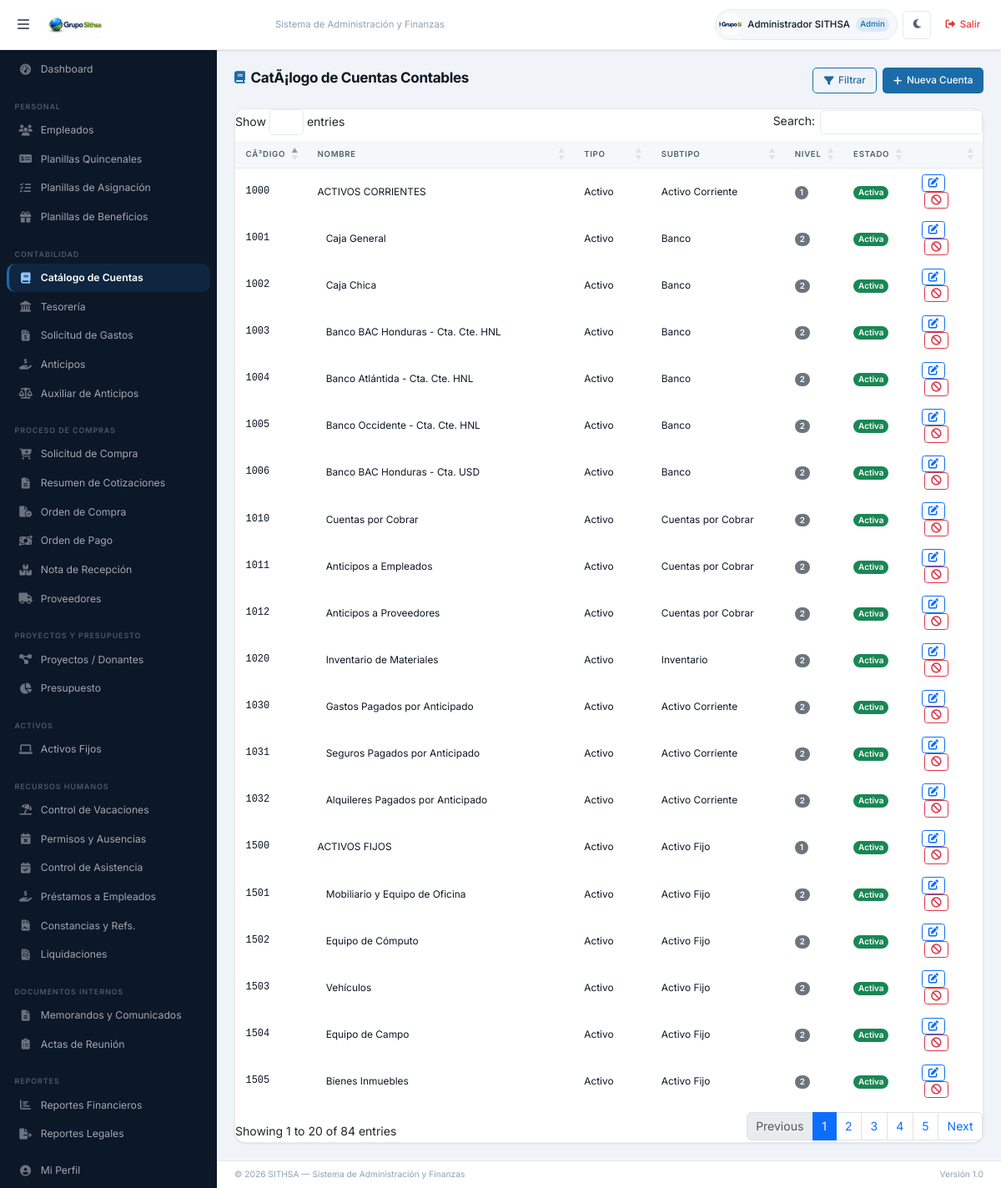
/cuentas.php (signed in), run on the app's committed database.
### tables this page shows
CREATE TABLE cuentas_contables (
    id INT AUTO_INCREMENT PRIMARY KEY,
    codigo VARCHAR(20) UNIQUE NOT NULL,
    nombre VARCHAR(200) NOT NULL,
    tipo ENUM('activo','pasivo','capital','ingreso','gasto','otro_ingreso','otro_gasto') NOT NULL,
    subtipo VARCHAR(100),
    cuenta_padre_id INT DEFAULT NULL,
    nivel INT DEFAULT 1,
    descripcion TEXT,
    activa TINYINT(1) DEFAULT 1,
    created_at TIMESTAMP DEFAULT CURRENT_TIMESTAMP,
    FOREIGN KEY (cuenta_padre_id) REFERENCES cuentas_contables(id) ON DELETE SET NULL
);

### config/auth.php (called while the page is built, shortened)
<?php
function currentUser() {
    return [
        'id'     => $_SESSION['usuario_id'] ?? null,
        'nombre' => $_SESSION['usuario_nombre'] ?? '',
        'rol'    => $_SESSION['usuario_rol'] ?? '',
        'email'  => $_SESSION['usuario_email'] ?? '',
        'foto'   => $_SESSION['usuario_foto']  ?? '',
    ];
}

### cuentas.php (the view, shortened to what this page needs)
<?php
require_once __DIR__ . '/config/db.php';
require_once __DIR__ . '/config/auth.php';
$cuentas = $pdo->query("SELECT c.*,p.nombre as padre_nombre FROM cuentas_contables c LEFT JOIN cuentas_contables p ON c.cuenta_padre_id=p.id ORDER BY c.codigo")->fetchAll();
$tipos   = ['activo'=>'Activo','pasivo'=>'Pasivo','capital'=>'Capital','ingreso'=>'Ingreso','gasto'=>'Gasto','otro_ingreso'=>'Otro Ingreso','otro_gasto'=>'Otro Gasto'];
include __DIR__ . '/includes/header.php';
?>
<div class="page-header">
  <h1><i class="fas fa-book"></i> CatÃ¡logo de Cuentas Contables</h1>
  <div class="d-flex gap-2">
    <button class="btn-sithsa-outline" data-bs-toggle="collapse" data-bs-target="#filtros"><i class="fas fa-filter"></i> Filtrar</button>
    <button class="btn-sithsa" data-bs-toggle="modal" data-bs-target="#modal-cuenta"><i class="fas fa-plus"></i> Nueva Cuenta</button>
  </div>
</div>
<div class="card">
  <div class="card-body p-0">
    <table id="tbl-cuentas" class="table-sithsa w-100">
      <thead><tr><th>CÃ³digo</th><th>Nombre</th><th>Tipo</th><th>Subtipo</th><th>Nivel</th><th>Estado</th><th></th></tr></thead>
      <tbody>
        <?php foreach ($cuentas as $c): ?>
        <tr data-tipo="<?= $c['tipo'] ?>">
          <td class="font-mono"><?= htmlspecialchars($c['codigo']) ?></td>
          <td><?= str_repeat('&nbsp;&nbsp;&nbsp;', $c['nivel']-1) ?><?= htmlspecialchars($c['nombre']) ?></td>
          <td><?= $tipos[$c['tipo']]??$c['tipo'] ?></td>
          <td><?= htmlspecialchars($c['subtipo']) ?></td>
          <td><span class="badge bg-secondary"><?= $c['nivel'] ?></span></td>
          <td><?= $c['activa'] ? '<span class="badge bg-success">Activa</span>' : '<span class="badge bg-danger">Inactiva</span>' ?></td>
          <td>
            <button class="btn btn-sm btn-outline-primary py-0 px-2" onclick='editCuenta(<?= json_encode($c) ?>)'><i class="fas fa-edit"></i></button>
            <button class="btn btn-sm btn-outline-danger py-0 px-2 ms-1" onclick="deleteRecord('cuentas.php',<?= $c['id'] ?>,()=>location.reload())"><i class="fas fa-ban"></i></button>
          </td>
        </tr>
        <?php endforeach; ?>
      </tbody>
    </table>
  </div>
</div>
<?php
include __DIR__ . '/includes/footer.php';
?>

### includes/header.php (shortened to what this page needs)
<?php
$user = currentUser();
$_avatarFoto = $user['foto'] ? BASE_URL . $user['foto'] : '';
?>
<!DOCTYPE html>
<html lang="es">
<head>
  <link rel="stylesheet" href="https://cdnjs.cloudflare.com/ajax/libs/font-awesome/6.5.0/css/all.min.css">
  <link rel="stylesheet" href="https://cdn.datatables.net/1.13.7/css/dataTables.bootstrap5.min.css">
  <link rel="stylesheet" href="https://cdn.jsdelivr.net/npm/bootstrap@5.3.2/dist/css/bootstrap.min.css">
  <link rel="stylesheet" href="https://cdn.jsdelivr.net/npm/flatpickr/dist/flatpickr.min.css">
  <link rel="stylesheet" href="https://cdn.jsdelivr.net/npm/select2@4.1.0-rc.0/dist/css/select2.min.css">
  <link rel="stylesheet" href="https://cdn.jsdelivr.net/npm/select2-bootstrap-5-theme@1.3.0/dist/select2-bootstrap-5-theme.min.css">
  <link rel="stylesheet" href="<?= BASE_URL ?>assets/css/sithsa.css">
</head>
<body>
<nav id="topbar">
  <button class="btn-hamburger" id="btn-toggle-sidebar" title="Menú">
    <i class="fas fa-bars"></i>
  </button>
  <div class="brand">
    <img src="<?= BASE_URL ?>assets/images/sithsa.jpeg" alt="SITHSA">
  </div>
  <span class="topbar-title">Sistema de Administración y Finanzas</span>
  <div class="topbar-right">
    <a href="<?= BASE_URL ?>perfil.php" class="topbar-user d-none d-md-flex" style="text-decoration:none;color:inherit">
      <div class="avatar" style="background:none;padding:0;overflow:hidden;flex-shrink:0">
        <img src="<?= $_avatarFoto ?: BASE_URL . 'assets/images/sithsa.jpeg' ?>"
             alt=""
             style="width:27px;height:27px;object-fit:cover;border-radius:50%;display:block;">
      </div>
      <span><?= htmlspecialchars($user['nombre']) ?></span>
      <span class="topbar-role"><?= ucfirst($user['rol']) ?></span>
    </a>
    <button id="btn-theme" onclick="toggleTheme()" title="Cambiar tema">
      <i class="fas fa-moon" id="theme-icon"></i>
    </button>
    <a href="<?= BASE_URL ?>logout.php" class="btn-logout" title="Cerrar sesión">
      <i class="fas fa-sign-out-alt"></i> <span class="d-none d-md-inline">Salir</span>
    </a>
  </div>
</nav>
<?php include __DIR__ . '/sidebar.php'; ?>
<main id="main-content">

### includes/sidebar.php (shortened to what this page needs)
<?php
$cur = basename($_SERVER['PHP_SELF']);
function sidebarItem(string $file, string $icon, string $label, string $cur, string $badge = ''): string {
    $active = ($cur === $file) ? 'active' : '';
    $b = $badge ? "<span class=\"badge-count\">{$badge}</span>" : '';
    return "<a href=\"" . BASE_URL . "{$file}\" class=\"sidebar-item {$active}\" data-page=\"{$file}\">
        <i class=\"fas {$icon}\"></i> {$label}{$b}
    </a>";
}
?>
<nav id="sidebar">
  <div class="sidebar-section">
    <?= sidebarItem('dashboard.php', 'fa-gauge-high', 'Dashboard', $cur) ?>
  </div>
  <div class="sidebar-section">
    <div class="sidebar-section-title">Personal</div>
    <?= sidebarItem('empleados.php', 'fa-users', 'Empleados', $cur) ?>
    <?= sidebarItem('planillas.php',            'fa-money-check-dollar', 'Planillas Quincenales', $cur) ?>
    <?= sidebarItem('planillas_asignacion.php', 'fa-list-check',         'Planillas de Asignación', $cur) ?>
    <?= sidebarItem('planillas_beneficios.php', 'fa-gift',               'Planillas de Beneficios', $cur) ?>
  </div>
  <div class="sidebar-section">
    <div class="sidebar-section-title">Contabilidad</div>
    <?= sidebarItem('cuentas.php', 'fa-book', 'Catálogo de Cuentas', $cur) ?>
    <?= sidebarItem('tesoreria.php', 'fa-landmark', 'Tesorería', $cur) ?>
    <?= sidebarItem('gastos_solicitud.php', 'fa-file-invoice-dollar', 'Solicitud de Gastos', $cur) ?>
    <?= sidebarItem('gastos_viajes.php',         'fa-hand-holding-dollar', 'Anticipos',          $cur) ?>
    <?= sidebarItem('gastos_viaje_auxiliar.php', 'fa-scale-balanced',   'Auxiliar de Anticipos', $cur) ?>
  </div>
  <div class="sidebar-section">
    <div class="sidebar-section-title">Proceso de Compras</div>
    <?= sidebarItem('compras_solicitud.php', 'fa-cart-plus', 'Solicitud de Compra', $cur) ?>
    <?= sidebarItem('compras_cotizaciones.php', 'fa-file-lines', 'Resumen de Cotizaciones', $cur) ?>
    <?= sidebarItem('compras_orden.php', 'fa-file-circle-check', 'Orden de Compra', $cur) ?>
    <?= sidebarItem('compras_pago.php', 'fa-money-bill-transfer', 'Orden de Pago', $cur) ?>
    <?= sidebarItem('compras_recepcion.php', 'fa-boxes-stacked', 'Nota de Recepción', $cur) ?>
    <?= sidebarItem('proveedores.php', 'fa-truck', 'Proveedores', $cur) ?>
  </div>
  <div class="sidebar-section">
    <div class="sidebar-section-title">Proyectos y Presupuesto</div>
    <?= sidebarItem('proyectos.php', 'fa-diagram-project', 'Proyectos / Donantes', $cur) ?>
    <?= sidebarItem('presupuesto.php', 'fa-chart-pie', 'Presupuesto', $cur) ?>
  </div>
  <div class="sidebar-section">
    <div class="sidebar-section-title">Activos</div>
    <?= sidebarItem('activos.php', 'fa-laptop', 'Activos Fijos', $cur) ?>
  </div>
  <div class="sidebar-section">
    <div class="sidebar-section-title">Recursos Humanos</div>
    <?= sidebarItem('vacaciones.php',  'fa-umbrella-beach',    'Control de Vacaciones', $cur) ?>
    <?= sidebarItem('permisos.php',    'fa-calendar-xmark',   'Permisos y Ausencias',  $cur) ?>
    <?= sidebarItem('asistencia.php',  'fa-calendar-check',   'Control de Asistencia', $cur) ?>
    <?= sidebarItem('prestamos.php',   'fa-hand-holding-dollar','Préstamos a Empleados', $cur) ?>
    <?= sidebarItem('constancias.php',  'fa-file-contract',    'Constancias y Refs.',   $cur) ?>
    <?= sidebarItem('liquidaciones.php','fa-file-invoice',     'Liquidaciones',          $cur) ?>
  </div>
  <div class="sidebar-section">
    <div class="sidebar-section-title">Documentos Internos</div>
    <?= sidebarItem('memorandos.php', 'fa-file-lines',     'Memorandos y Comunicados', $cur) ?>
    <?= sidebarItem('actas.php',      'fa-clipboard-list', 'Actas de Reunión',          $cur) ?>
  </div>
  <div class="sidebar-section">
    <div class="sidebar-section-title">Reportes</div>
    <?= sidebarItem('reportes.php',         'fa-chart-bar',    'Reportes Financieros', $cur) ?>
    <?= sidebarItem('reportes_legales.php', 'fa-file-export',  'Reportes Legales',     $cur) ?>
  </div>
  <div class="sidebar-section">
    <?= sidebarItem('perfil.php', 'fa-circle-user', 'Mi Perfil', $cur) ?>
  </div>
</nav>

### includes/footer.php (shortened to what this page needs)
</main>
<footer class="app-footer">
  <span>&copy; <?= date('Y') ?> SITHSA &mdash; Sistema de Administración y Finanzas</span>
  <span>Versión 1.0</span>
</footer>
</body>
</html>

### data on the page
cuentas_contables: codigo "1000", nombre "ACTIVOS CORRIENTES", tipo "Activo", subtipo "Activo Corriente", nivel "1", activa "Activa"
cuentas_contables: codigo "1001", nombre "Caja General", tipo "Activo", subtipo "Banco", nivel "2", activa "Activa"
cuentas_contables: codigo "1002", nombre "Caja Chica", tipo "Activo", subtipo "Banco", nivel "2", activa "Activa"
cuentas_contables: codigo "1003", nombre "Banco BAC Honduras - Cta. Cte. HNL", tipo "Activo", subtipo "Banco", nivel "2", activa "Activa"
cuentas_contables: codigo "1004", nombre "Banco Atlántida - Cta. Cte. HNL", tipo "Activo", subtipo "Banco", nivel "2", activa "Activa"
cuentas_contables: codigo "1005", nombre "Banco Occidente - Cta. Cte. HNL", tipo "Activo", subtipo "Banco", nivel "2", activa "Activa"
cuentas_contables: codigo "1006", nombre "Banco BAC Honduras - Cta. USD", tipo "Activo", subtipo "Banco", nivel "2", activa "Activa"
cuentas_contables: codigo "1010", nombre "Cuentas por Cobrar", tipo "Activo", subtipo "Cuentas por Cobrar", nivel "2", activa "Activa"
cuentas_contables: codigo "1011", nombre "Anticipos a Empleados", tipo "Activo", subtipo "Cuentas por Cobrar", nivel "2", activa "Activa"
cuentas_contables: codigo "1012", nombre "Anticipos a Proveedores", tipo "Activo", subtipo "Cuentas por Cobrar", nivel "2", activa "Activa"
cuentas_contables: codigo "1020", nombre "Inventario de Materiales", tipo "Activo", subtipo "Inventario", nivel "2", activa "Activa"
cuentas_contables: codigo "1030", nombre "Gastos Pagados por Anticipado", tipo "Activo", subtipo "Activo Corriente", nivel "2", activa "Activa"
cuentas_contables: codigo "1031", nombre "Seguros Pagados por Anticipado", tipo "Activo", subtipo "Activo Corriente", nivel "2", activa "Activa"
cuentas_contables: codigo "1032", nombre "Alquileres Pagados por Anticipado", tipo "Activo", subtipo "Activo Corriente", nivel "2", activa "Activa"
cuentas_contables: codigo "1500", nombre "ACTIVOS FIJOS", tipo "Activo", subtipo "Activo Fijo", nivel "1", activa "Activa"
cuentas_contables: codigo "1501", nombre "Mobiliario y Equipo de Oficina", tipo "Activo", subtipo "Activo Fijo", nivel "2", activa "Activa"
cuentas_contables: codigo "1502", nombre "Equipo de Cómputo", tipo "Activo", subtipo "Activo Fijo", nivel "2", activa "Activa"
cuentas_contables: codigo "1503", nombre "Vehículos", tipo "Activo", subtipo "Activo Fijo", nivel "2", activa "Activa"
cuentas_contables: codigo "1504", nombre "Equipo de Campo", tipo "Activo", subtipo "Activo Fijo", nivel "2", activa "Activa"
cuentas_contables: codigo "1505", nombre "Bienes Inmuebles", tipo "Activo", subtipo "Activo Fijo", nivel "2", activa "Activa"

### other printed values
$user['nombre'] "Administrador SITHSA"
$user['rol'] "Admin"
